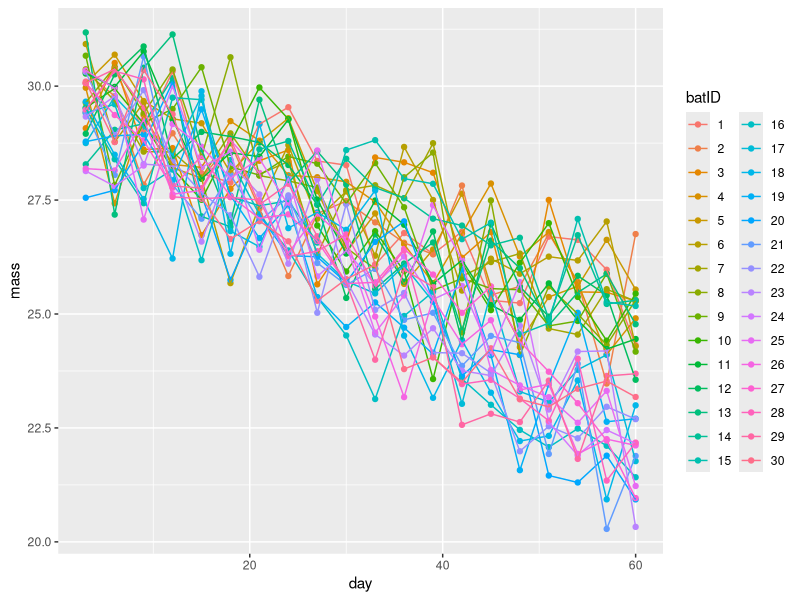

The R script that drew this image:
library(glmmTMB)
library(dplyr)
library(tidyverse)

#This is the example from lecture
set.seed(101)

nGroup <- 15
nBats <- nGroup*2

batID <- as.factor(1:nBats) ## JD: Make this look less like a number with paste()
day <- seq(3, 60, by=3)
treatment <- as.factor(rep(c("control", "exercise"), each=nGroup))

tdat <- data.frame(batID, treatment)
dat1 <- expand.grid(batID=batID, day=day)
bat_data <- full_join(dat1, tdat, by="batID")

#print(dat)

#flight ability----
##flightTime ~ treatment + day + (day | batID)

## JD: Think about using treatment*day instead; what are the units of that β??
  #RS: ¯\_(ツ)_/¯
correlation <- (-0.75) / (sqrt(1 + (-0.75^2)))
#correlation

mass_data <- simulate_new( ~ 1  + day + treatment:day, 
                   nsim = 1,
                   family = "gaussian",
                   newdata = bat_data,
                   newparams = list(
                     beta = c(30, (-5/60), -0.05),  #when I change this from 0, the treatment group increases in mass? when it's set at 0, it also looks crazy 
                     theta = c(log(c(5, (0.5/60))), correlation), 
                     betad = log(1) #making this smaller makes variation smaller
                   )
)

bat_data$mass <- mass_data[[1]]

fit <- glmmTMB(mass ~ 1  + day + treatment:day
               , data=bat_data
               , family = "gaussian"
)

summary(fit)
confint(fit)


ggplot(bat_data, aes(x = day, y = mass, colour = batID))  +
      geom_point() +
      geom_line()
#LOL WHAT IS THAT 
